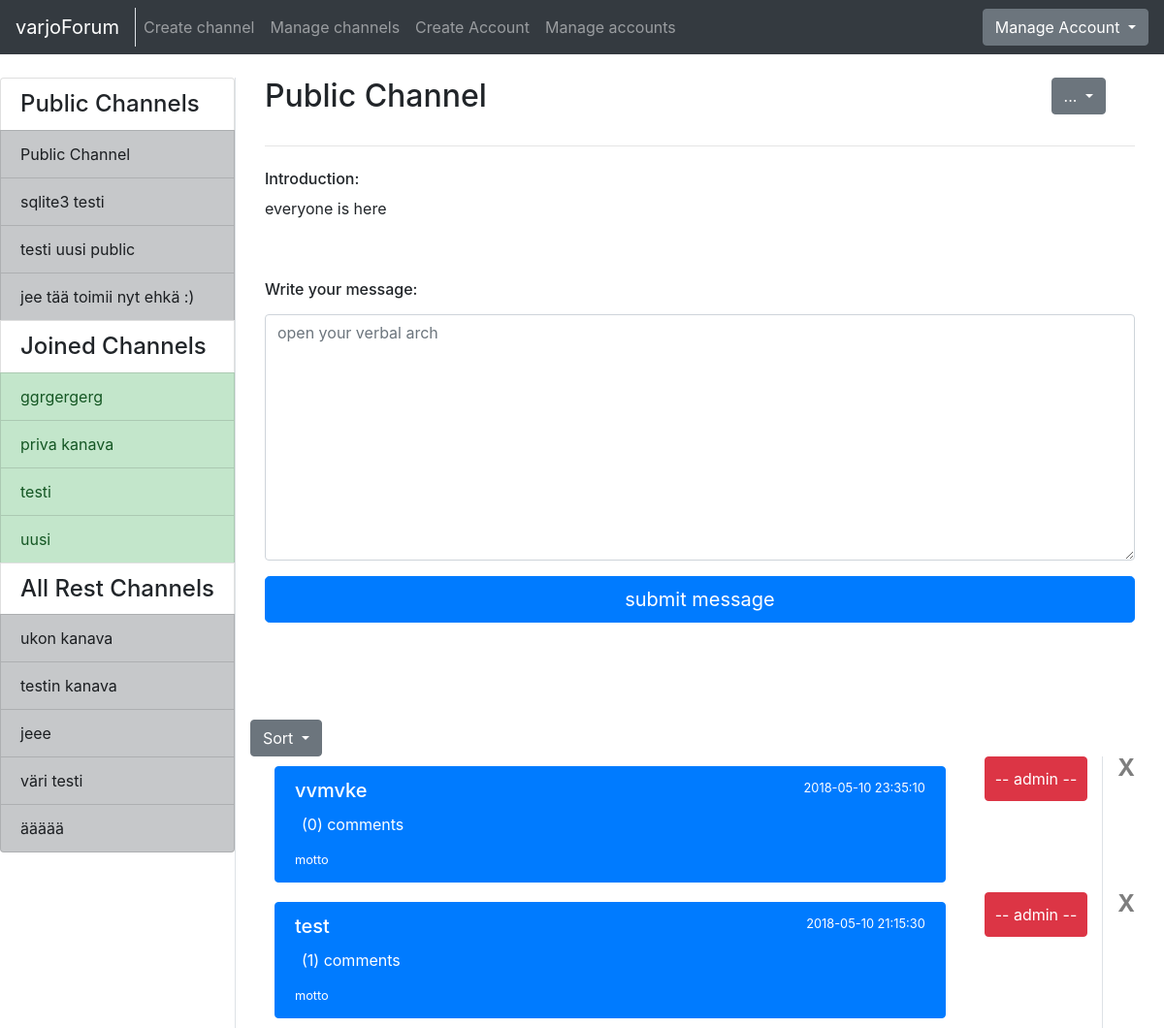
/channels/1/first/ (signed in), run on an earlier commit of the app's database.
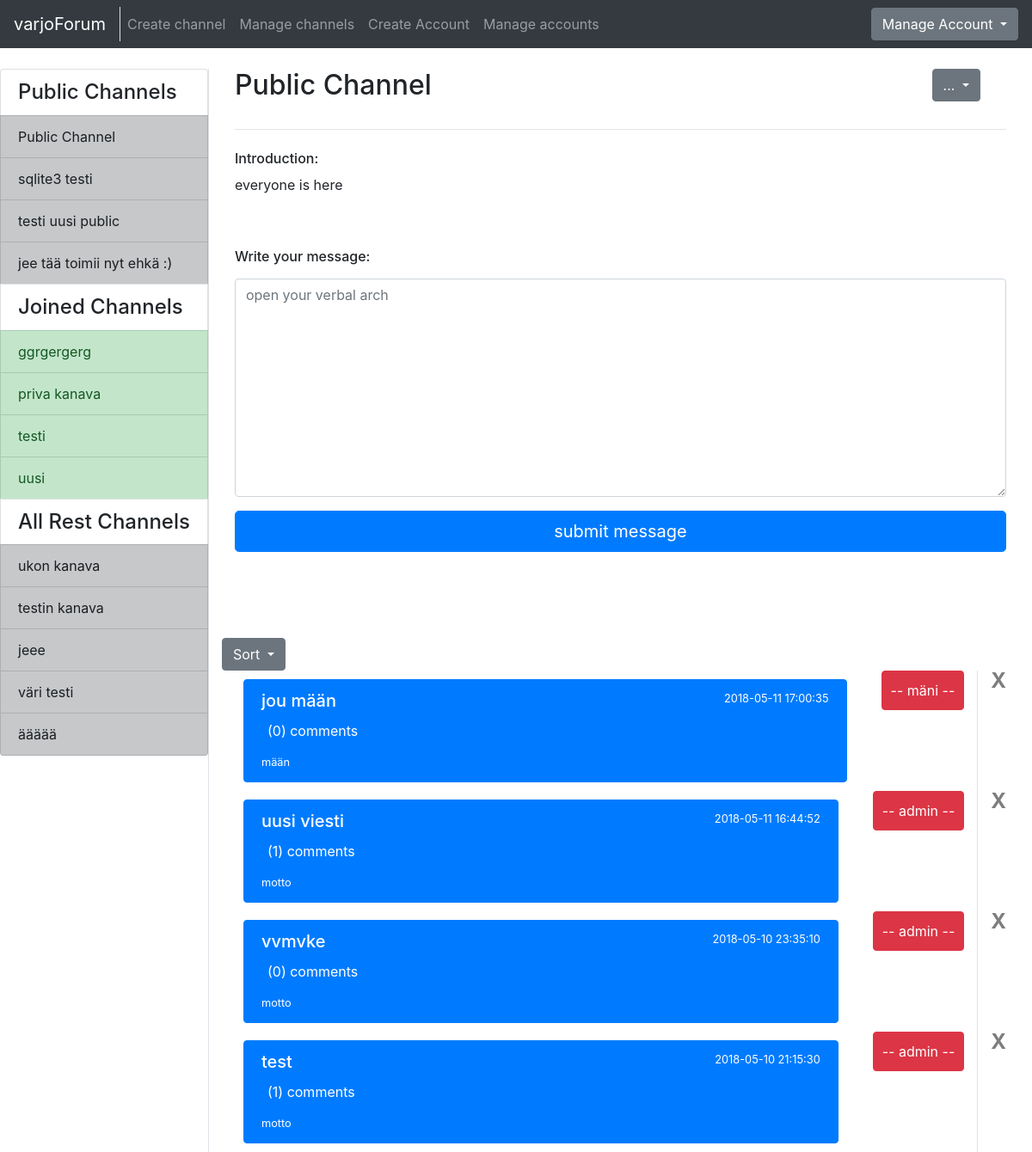
And on a later commit of the database.
### application/channels/models.py (models this page shows, shortened)
class Channel(Base):
    name = db.Column(db.String(144), nullable=False)
    introduction = db.Column(db.Text, nullable=False)
    master_id = db.Column(db.Integer, nullable=False)
    public = db.Column(db.Boolean, nullable=False)
    messages = db.relationship("Message", backref='Channel', lazy=True)
    accounts = db.relationship('Account', secondary=accounts, lazy='subquery',
        backref=db.backref('channels', lazy=True))
    @staticmethod
    def get_my_channels(account_id):
        stmt = text("SELECT Channel.id, Channel.name, Channel.master_id"
                    " FROM Channel, Account, Accounts"
                    " WHERE Channel.id = Accounts.channel_id"
                    " AND Account.id = Accounts.account_id"
                    " AND Account.id = :account_id"
                    " ORDER BY Channel.name").params(account_id=account_id)
        res = db.engine.execute(stmt)
        response = []
        for row in res:
            response.append({"channel_id":row[0], "channel_name":row[1], "master_id":row[2]})
        return response
    @staticmethod
    def get_channels_where_not_in(account_id):
        stmt = text("SELECT channel.id, channel.name, channel.public"
                    " FROM Channel"
                    " WHERE Channel.id NOT IN ("
                        " SELECT Channel.id"
                            " FROM Channel, Account, Accounts"
                            " WHERE Channel.id = Accounts.channel_id"
                            " AND Account.id = Accounts.account_id"
                            " AND Account.id = :account_id"
                            " )").params(account_id=account_id)
        res = db.engine.execute(stmt)
        response = []
        for row in res:
            response.append({"id":row[0], "name":row[1], "public":row[2]})
        return response
    @staticmethod
    def is_joined(channel_id, account_id):
        stmt = text("SELECT Channel.id"
                    " FROM Channel, Account, Accounts"
                    " WHERE Channel.id = :channel_id"
                    " AND Channel.id = Accounts.channel_id"
                    " AND Account.id = :account_id"
                    " AND Account.id = Accounts.account_id").params(channel_id=channel_id, account_id=account_id)
        res = db.engine.execute(stmt)
        response = False
        for row in res:
            if row[0] == int(channel_id):
                response = True
        return response
    @staticmethod
    def get_all_publics():
        stmt = text("SELECT Channel.id, Channel.name"
                    " FROM Channel"
                    " WHERE Channel.public = True")
        res = db.engine.execute(stmt)
        response = []
        for row in res:
            response.append({"id":row[0], "name":row[1]})
        return response
    @staticmethod
    def count_accounts(channel_id):
        stmt = text("SELECT COUNT(*) FROM Accounts WHERE Accounts.channel_id = :channel_id").params(channel_id=channel_id)
        res = db.engine.execute(stmt)
        response = 0
        for row in res:
            response = row[0]
        print(response)
        return response

### application/messages/models.py (models this page shows, shortened)
class Message(Base):
    body = db.Column(db.Text, nullable=False)
    writer = db.Column(db.String(144), nullable=False)
    account_id = db.Column(db.Integer, db.ForeignKey('account.id'), nullable=False)
    channel_id = db.Column(db.Integer, db.ForeignKey('channel.id'), nullable=False)
    comments = db.relationship("Comment", backref='message', lazy=True)
    @staticmethod
    def count_how_many_comments_get_first(channel_id):
        stmt = text("SELECT Channel.id, Message.id, Channel.name, Message.body, COUNT(Comment.id), Message.writer, Message.date_created, Message.account_id, Account.motto"
                    " FROM Channel, Message, Account"
                    " LEFT JOIN Comment ON Message.id = Comment.message_id"
                    " WHERE Channel.id = Message.channel_id"
                    " and Channel.id = :channel_id"
                    " AND Account.id = Message.account_id"
                    " GROUP BY Channel.id, Message.id"
                    " ORDER BY Message.date_created DESC").params(channel_id=channel_id)
        res = db.engine.execute(stmt)
        response = []
        for row in res:
            response.append({"channel_id":row[0],
                            "message_id":row[1],
                            "channel_name":row[2],
                            "body":row[3],
                            "comment_count":row[4],
                            "writer":row[5],
                            "date":row[6],
                            "account_id":row[7],
                            "motto":row[8] })
        return response

### application/channels/views.py (the view)
@app.route("/channels/<channel_id>/<sort>/", methods=["GET"])
@login_required
def one_channel_index(channel_id, sort):
    query = []
    account_count = Channel.count_accounts(channel_id)
    if sort == 'first':
        query= Message.count_how_many_comments_get_first(channel_id)
    elif sort == 'last':
        query = Message.count_how_many_comments_get_last(channel_id)
    return render_template("channels/channel.html",
                            messageform = MessageForm(),
                            channel = Channel.query.get(channel_id),
                            que = query ,
                            my_channels=Channel.get_my_channels(current_user.id),
                            all_channels=Channel.get_channels_where_not_in(current_user.id),
                            allready_join = Channel.is_joined(channel_id, current_user.id),
                            public_channels=Channel.get_all_publics(),
                            account_count=account_count)

### application/messages/forms.py
class MessageForm(FlaskForm):
    body = TextAreaField("Write your message: ", [validators.Length(min=2)])
    class Meta:
        csrf = False

### application/__init__.py (called while the page is built)
@login_manager.user_loader
def load_user(account_id):
  return Account.query.get(account_id)

### application/templates/channels/channel.html (shortened to what this page needs)
{% extends "layout.html" %}
{% block body %}
<div class="container">
  <div class="row">
    <div class="col">
      <h2>{{ channel.name }}</h2>
    </div>
    {% if current_user.admin == True or current_user.id == channel.master_id %}
    <div class="col-md-auto">
      <div class="btn-group" role="group">
        <button id="btnGroupDrop2" type="button" class="btn btn-secondary dropdown-toggle" data-toggle="dropdown" aria-haspopup="true"
            aria-expanded="false">
          ...
        </button>
      </div>
    </div>
    {% endif %}
    <div class="col-md-auto">
    </div>
  </div>
  <hr class="my-4">
  <div class="row">
    <div class="col">
      <h6>Introduction:</h6>
      <p>{{ channel.introduction }}</p>
    </div>
  </div>
  <div class="row">
  </div>
  {% if allready_join == True or current_user.admin == True or channel.public == True %}
  <div class="row">
    <div class="col">
      {% if current_user.is_authenticated %}
        <form method="POST" action="{{ url_for('messages_create', channel_id=channel.id) }}" name="messageform"
            style="padding-bottom: 100px; padding-top: 30px">
          <div class="form-group">
            <h6>{{ messageform.body.label }}</h6>
            {{ messageform.body(class="form-control", rows=10, placeholder="open your verbal arch") }}
          </div>
          <button type="submit" class="btn btn-primary btn-lg btn-block" >submit message</button>
        </form>
      {% endif %}
      {% if not que %}
      <p>No messages yet</p>
      {% else %}
      <div class="row">
          <div class="btn-group" role="group">
            <button id="btnGroupDrop1" type="button" class="btn btn-secondary dropdown-toggle" data-toggle="dropdown" aria-haspopup="true"
                aria-expanded="false">
              Sort
            </button>
          </div>
      </div>
      {% endif %}
      {% for message in que %}
      <div class="row">
        <div class="col">
          <div class="list-group" style="padding: 10px">
            <a href="{{ url_for('message_index', channel_id=channel.id, message_id=message.message_id) }}"
                class="list-group-item list-group-item-action flex-column align-items-start active">
              <div class="d-flex w-100 justify-content-between">
                <h5 class="mb-1">{{ message.body }}</h5>
                <small>{{ message.date }}</small>
              </div>
              <p class="mb-1" style="padding: 7px">({{ message.comment_count }}) comments</p>
              <small>{{ message.motto }}</small>
            </a>
          </div>
        </div>
        <div class="col-md-auto">
          <a href="#" class="btn btn-danger" style="padding: 10px">-- {{ message.writer }} --</a>
        </div>
        <div class="border-left">
          <div class="col-md-auto">
            {% if current_user.admin == True or current_user.id == message.account_id %}
            <form action="{{ url_for('delete_message', channel_id=channel.id, message_id=message.message_id) }}" method="POST">
              <button type="submit" class="close">X</button>
            </form>
            {% endif %}
          </div>
        </div>
      </div>
      {% endfor %}
    </div>
  </div>
  {% endif %}
</div>
{% endblock %}

### application/templates/layout.html (shortened to what this page needs)
<!DOCTYPE html>
  <html>
    <head>
      <link rel="stylesheet" href="https://maxcdn.bootstrapcdn.com/bootstrap/4.0.0/css/bootstrap.min.css">
    </head>
    <body>
      <nav class="navbar navbar-expand-md navbar-dark bg-dark mb-4">
        <div class="border-right">
          <a class="navbar-brand" href="{{ url_for('index') }}">varjoForum</a>
        </div>
        <div class="collapse navbar-collapse" id="navbarCollapse">
          <ul class="navbar-nav mr-auto">
            {% if current_user.is_authenticated %}
              <li class="nav-item">
                <a class="nav-link" href="{{ url_for('channels_create') }}">Create channel</a>
              </li>
            {% endif %}
            {% if current_user.admin == True %}
              <li class="nav-item">
                <a href="{{ url_for('channel_manager') }}" class="nav-link">Manage channels</a>
              </li>
              <li class="nav-item">
                <a href="{{ url_for('account_create') }}" class="nav-link">Create Account</a>
              </li>
              <li class="nav-item">
                <a class="nav-link" href="{{ url_for('account_list') }}">Manage accounts</a>
              </li>
            {% endif %}
          </ul>
            {% if current_user.is_authenticated %}
            <div class="btn-group">
              <button type="button" class="btn btn-secondary dropdown-toggle" data-toggle="dropdown" aria-haspopup="true" aria-expanded="false">
                  Manage Account
              </button>
            </div>
            {% else %}
            <a class="btn btn-success" href="{{ url_for('auth_login') }}">Login</a>
            {% endif %}
        </div>
      </nav>
      <div class="container-fluid" >
        <div class="row">
            <div class="border-right">
              <div class="col-sx" >
                <div style="float: left">
                  <div class="list-group">
                  {% if current_user.is_authenticated %}
                    <h4 class="list-group-item">Public Channels</h4>
                    {% for public in public_channels %}
                      <a href="{{ url_for('one_channel_index', channel_id=public.id, sort='first') }}"
                          class="list-group-item list-group-item-action list-group-item-dark">
                        {{ public.name }}
                      </a>
                    {% endfor %}
                    {% if my_channels %}
                      <h4 class="list-group-item">Joined Channels</h4>
                    {% endif %}
                    {% for my_channel in my_channels %}
                      {% if my_channel.master_id == current_user.id %}
                      <a href="{{ url_for('one_channel_index', channel_id=my_channel.channel_id, sort='first') }}"
                          class="list-group-item list-group-item-action list-group-item-success">
                        {{ my_channel.channel_name }}
                      </a>
                      {% else %}
                      <a href="{{ url_for('one_channel_index', channel_id=my_channel.channel_id, sort='first') }}"
                          class="list-group-item list-group-item-action list-group-item-dark">
                        {{ my_channel.channel_name }}
                      </a>
                      {% endif %}
                    {% endfor %}
                    <h4 class="list-group-item">All Rest Channels</h4>
                {% else %}
                {% if all_channels %}
                <h4 class="list-group-item">All Channels</h4>
                {% endif %}
                {% endif %}
                {% for channel in all_channels %}
                  {% if channel.public == False %}
                  <a href="{{ url_for('one_channel_index', channel_id=channel.id, sort='first') }}"
                      class="list-group-item list-group-item-action list-group-item-dark">
                    {{ channel.name }}
                  </a>
                  {% endif %}
                {% endfor %}
              </div>
              </div>
              </div>
          </div>
          <div class="col">
            {% block body %}{% endblock %}
          </div>
        </div>
    </body>
  </html>

What changed in the data, as far as the page shows it:
added Message: body "jou mään", date "2018-05-11 17:00:35", comment_count "0", motto "mään", writer "mäni"
added Message: body "uusi viesti", date "2018-05-11 16:44:52", comment_count "1", motto "motto", writer "admin"
